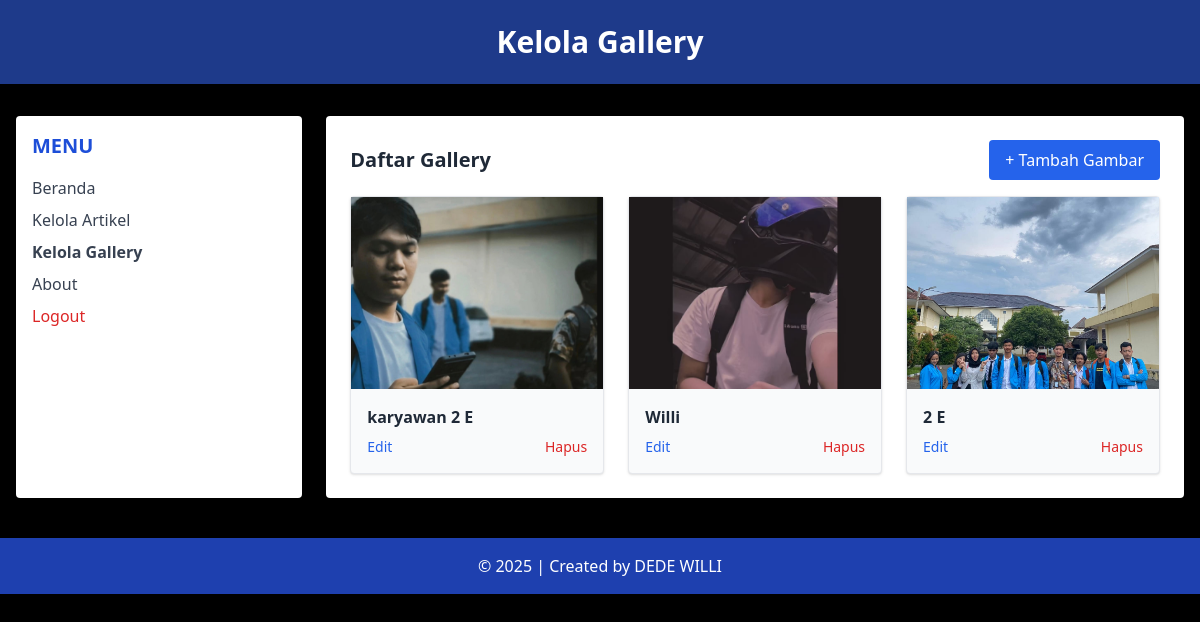
Screenshot of /admin/data_gallery.php (signed in) with the database file from the repository.
### tables this page shows
CREATE TABLE `tbl_gallery` (
  `id_gallery` int(5) NOT NULL,
  `judul` text NOT NULL,
  `foto` text NOT NULL
);

### admin/data_gallery.php (the view, shortened to what this page needs)
<?php
include('../koneksi.php');
?>
<!DOCTYPE html>
<html lang="en">
<head>
    <script src="https://cdn.tailwindcss.com"></script>
</head>
<body class="bg-black min-h-screen">
    <header class="bg-blue-900 text-white text-center py-6 shadow">
        <h1 class="text-3xl font-bold">Kelola Gallery</h1>
    </header>
    <div class="flex max-w-7xl mx-auto mt-8 px-4">
        <aside class="w-1/4 bg-white rounded shadow p-4">
            <h2 class="text-xl font-semibold text-blue-700 mb-4 textcenter">MENU</h2>
            <ul class="space-y-2 text-gray-700">
                <li><a href="beranda_admin.php" class="block hover:text-blue600">Beranda</a></li>
                <li><a href="data_artikel.php" class="block hover:text-blue600">Kelola Artikel</a></li>
                <li><a href="data_gallery.php" class="block font-semibold text-blue800">Kelola Gallery</a></li>
                <li><a href="about.php" class="block hover:text-blue600">About</a></li>
                <li>
                    <a href="logout.php" onclick="return confirm('Apakah anda yakin ingin keluar?');"
                        class="block text-red-600 hover:underline fontmedium">Logout</a>
                </li>
            </ul>
        </aside>
        <main class="w-3/4 bg-white rounded shadow p-6 ml-6">
            <div class="flex justify-between items-center mb-4">
                <h2 class="text-xl font-bold text-gray-800">Daftar Gallery</h2>
                <a href="add_gallery.php"
                    class="bg-blue-600 text-white px-4 py-2 rounded hover:bg-blue-700 transition">+ Tambah Gambar</a>
            </div>
            <div class="grid grid-cols-1 sm:grid-cols-2 md:grid-cols-3 gap-6">
                <?php
                $sql = "SELECT * FROM tbl_gallery";
                $query = mysqli_query($db, $sql);
                while ($data = mysqli_fetch_array($query)) {
                    echo "<div class='bg-gray-50 border rounded shadow overflowhidden'>";
                    echo "<img src='../images/{$data['foto']}' class='w-full h-48 object-cover'>";
                    echo "<div class='p-4'>";
                    echo "<p class='font-semibold text-gray-800 mb-2'>" .
                        htmlspecialchars($data['judul']) . "</p>";
                    echo "<div class='flex justify-between text-sm'>";
                    echo "<a href='edit_gallery.php?id_gallery={$data['id_gallery']}' class='text-blue-600 hover:underline'>Edit</a>";
                    echo "<a href='delete_gallery.php?id_gallery={$data['id_gallery']}' onclick='return confirm(\"Yakin ingin menghapus?\")' class='text-red-600 hover:underline'>Hapus</a>";
                    echo "</div>";
                    echo "</div></div>";
                }
                ?>
            </div>
        </main>
    </div>
    <footer class="bg-blue-800 text-white text-center py-4 mt-10">
        &copy; <?php echo date('Y'); ?> | Created by DEDE WILLI
    </footer>
</body>
</html>

### rows the page displays
tbl_gallery: foto (picture), judul "karyawan 2 E"
tbl_gallery: foto (picture), judul "Willi"
tbl_gallery: foto (picture), judul "2 E"
